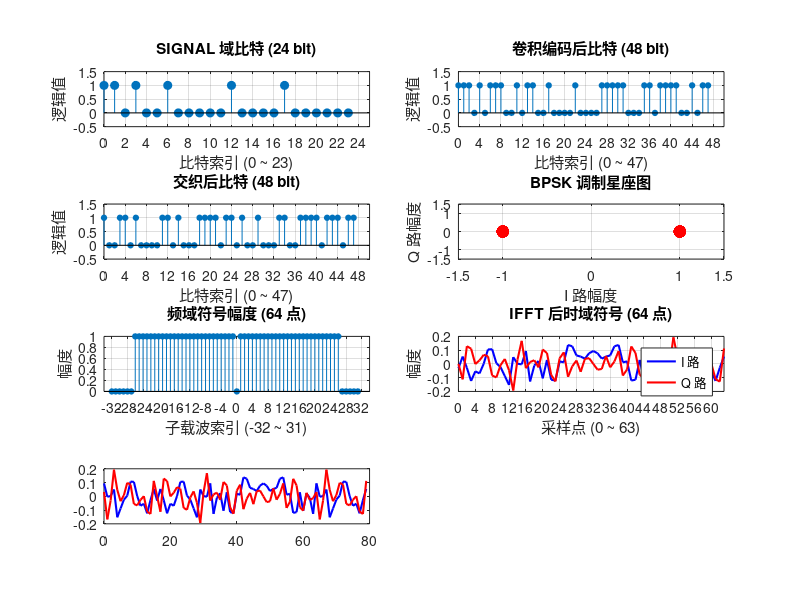

Here is the MATLAB script that generated this plot: (Note: this script raises an error after producing the figure.)
function varargout = tx_signal_field(sample_rate_hz, length_bytes, plot_enable)
%tx_signal_field  SIGNAL 字段，40 MHz 复基带（含 2 倍频域上采样）。
%
%   用法一（接口，供组帧调用）：
%     sig = tx_signal_field(40e6, 130)            生成并绘图，返回 40 MHz 波形
%     sig = tx_signal_field(40e6, 130, false)     只生成不绘图
%
%   用法二（独立运行，保留脚本式运行能力）：
%     tx_signal_field                             直接运行，等价于原 signal 脚本
%
%   输入：
%     sample_rate_hz - 采样率（Hz，默认 40e6）
%     length_bytes   - SIGNAL LENGTH 字段的 PSDU 字节数（默认 130）
%     plot_enable    - true 时按原 signal.m 的绘图输出（默认 true）
%   输出 signal_waveform：SIGNAL 字段复基带波形，1×N 行向量（160 samples / 4 us，40 MHz）。
%
%   实现依据 signal.m 的比特级流程：
%     24 bit = RATE(4, 6 Mbps=1101) + Reserved(1) + LENGTH(12, LSB first)
%              + Parity(1) + Tail(6)；
%     BPSK + 码率 1/2 卷积编码 + 交织 + 48 数据子载波 + 4 导频 [1 1 1 -1]；
%     不做加扰。
%   为使 SIGNAL 字段与 DATA 字段（tx_data）频谱对齐，本函数：
%     1) 使用自然频率顺序 mod(k,64)+1 映射子载波（而非 signal.m 的 k+33）；
%     2) 采用标准两级交织 output[i(k)] = input[k]；
%     3) 频域中间补零到 128 点 + 128 点 IFFT（×2）上采样到 40 MHz，CP 32 点。

% ---------------- 默认参数（保证可独立运行）----------------
if nargin < 1 || isempty(sample_rate_hz), sample_rate_hz = 40e6; end
if nargin < 2 || isempty(length_bytes),   length_bytes   = 130;  end
if nargin < 3 || isempty(plot_enable),    plot_enable    = true; end

% ---------------- 采样率契约 ----------------
base_rate = 20e6;
os = round(sample_rate_hz / base_rate);              % 40 MHz -> os = 2
assert(abs(sample_rate_hz - os * base_rate) < 1e-6, ...
    '采样率必须为 20 MHz 的整数倍（本设计为 40 MHz）。');

Nfft = 64;
Nup  = os * Nfft;                                    % 128 @ 40 MHz
Ncp  = os * 16;                                      % 循环前缀 32 点 @ 40 MHz

% ---------------- 1. SIGNAL 24 bit ----------------
rate_bits = [1 1 0 1];                               % 6 Mbps
length_bits = fliplr(double(dec2bin(length_bytes, 12) - '0'));   % LSB 先传
assert(numel(length_bits) == 12, 'LENGTH 必须能用 12 bit 表示（<=4095）。');

sig17 = [rate_bits, 0, length_bits];                 % 17 bit（RATE + R + LENGTH）
parity_bit = mod(sum(sig17), 2);                     % 偶校验
signal_bits = [sig17, parity_bit, zeros(1, 6)];      % 24 bit

% ---------------- 2. 卷积编码 R=1/2, K=7 ----------------
trellis = poly2trellis(7, [133 171]);
coded_bits = convenc(signal_bits, trellis);          % 48 bit

% ---------------- 3. 交织（标准两级置换，与 DATA 字段一致）----------------
N_CBPS = 48;
N_BPSC = 1;
k = 0:N_CBPS-1;
i_perm = (N_CBPS/16) * mod(k, 16) + floor(k/16);
s = max(N_BPSC/2, 1);
j_perm = s * floor(i_perm/s) + mod(i_perm + N_CBPS - floor(16*i_perm/N_CBPS), s);
interleaved_bits = zeros(1, N_CBPS);
interleaved_bits(j_perm + 1) = coded_bits(k + 1);    % output[j(i(k))] = input[k]

% ---------------- 4. BPSK 调制 ----------------
mod_symbols = 1 - 2 * interleaved_bits;    % BPSK: 0 -> +1, 1 -> -1（与 DATA 字段一致）

% ---------------- 5. 子载波映射（自然频率顺序，与 DATA 一致）----------------
data_sub_idx = [-26:-22, -20:-8, -6:-1, 1:6, 8:20, 22:26];   % 48 数据子载波
pilot_sub_idx = [-21, -7, 7, 21];                            % 4 导频
pilot_values = [1, 1, 1, -1];

freq_64 = zeros(1, Nfft);
freq_64(mod(data_sub_idx, Nfft) + 1) = mod_symbols;
freq_64(mod(pilot_sub_idx, Nfft) + 1) = pilot_values;

% ---------------- 20 MHz 基带过程（原 signal.m 的 64 点 IFFT + 16 点 CP）----------------
time_domain_20 = ifft(freq_64, Nfft);                 % 64 点 @ 20 MHz
cp_20 = 16;
time_domain_cp_20 = [time_domain_20(end-cp_20+1:end), time_domain_20];   % 80 点

% ---------------- 6. 频域 2 倍上采样：64 点 -> 128 点（20 MHz -> 40 MHz）----------------
% 正、负频率之间补 64 个零（理想带限插值），与 DATA 字段 tx_data 完全一致。
freq_128 = zeros(1, Nup);
freq_128(1:Nfft/2) = freq_64(1:Nfft/2);
freq_128(Nup - Nfft/2 + 1 : Nup) = freq_64(Nfft/2+1:end);

% ---------------- 7. 40 MHz IFFT 与循环前缀 ----------------
time_domain_40 = os * ifft(freq_128, Nup);            % 128 点 @ 40 MHz，×2 补偿 1/N 归一化
signal_waveform = [time_domain_40(end-Ncp+1:end), time_domain_40];       % 160 点
signal_waveform = signal_waveform(:).';

% ---------------- 自检 ----------------
expected_len = os * (Nfft + 16);                     % 160 @ 40 MHz
assert(numel(signal_bits) == 24, 'SIGNAL 域应为 24 bit');
assert(mod(sum(signal_bits), 2) == 0, 'SIGNAL 域偶校验不成立');
assert(numel(coded_bits) == 48, '卷积编码后应为 48 bit');
assert(numel(signal_waveform) == expected_len, ...
    sprintf('SIGNAL 长度应为 %d 点，实际 %d 点', expected_len, numel(signal_waveform)));

% ================= 原 signal.m 的绘图（保持不变）================
if plot_enable
    figure('Name', 'IEEE 802.11a SIGNAL 域生成过程', 'Position', [50 50 1500 950]);

    % (1) SIGNAL 域 24 bit
    subplot(4,2,1);
    stem(0:length(signal_bits)-1, signal_bits, 'filled', 'MarkerSize', 6);
    title('SIGNAL 域比特 (24 bit)');
    xlabel('比特索引 (0 ~ 23)'); ylabel('逻辑值');
    xticks(0:2:24); ylim([-0.5 1.5]); grid on;

    % (2) 卷积编码后 48 bit
    subplot(4,2,2);
    stem(0:length(coded_bits)-1, coded_bits, 'filled', 'MarkerSize', 4);
    title('卷积编码后比特 (48 bit)');
    xlabel('比特索引 (0 ~ 47)'); ylabel('逻辑值');
    xticks(0:4:48); ylim([-0.5 1.5]); grid on;

    % (3) 交织后 48 bit
    subplot(4,2,3);
    stem(0:length(interleaved_bits)-1, interleaved_bits, 'filled', 'MarkerSize', 4);
    title('交织后比特 (48 bit)');
    xlabel('比特索引 (0 ~ 47)'); ylabel('逻辑值');
    xticks(0:4:48); ylim([-0.5 1.5]); grid on;

    % (4) BPSK 星座图
    subplot(4,2,4);
    plot(real(mod_symbols), imag(mod_symbols), 'ro', 'MarkerSize', 8, 'MarkerFaceColor', 'r');
    title('BPSK 调制星座图');
    xlabel('I 路幅度'); ylabel('Q 路幅度');
    xticks([-1.5 -1 0 1 1.5]); yticks([-1.5 -1 0 1 1.5]);
    xlim([-1.5 1.5]); ylim([-1.5 1.5]); grid on;

    % (5) 频域符号幅度
    subplot(4,2,5);
    stem(-32:31, abs(fftshift(freq_64)), 'filled', 'MarkerSize', 4);
    title('频域符号幅度 (64 点)');
    xlabel('子载波索引 (-32 ~ 31)'); ylabel('幅度');
    xticks(-32:4:32); xlim([-34 34]); grid on;

    % (6) IFFT 后时域符号 (64 点)
    subplot(4,2,6);
    plot(0:Nfft-1, real(time_domain_20), 'b-', 'LineWidth', 1.5); hold on;
    plot(0:Nfft-1, imag(time_domain_20), 'r-', 'LineWidth', 1.5);
    title('IFFT 后时域符号 (64 点)');
    xlabel('采样点 (0 ~ 63)'); ylabel('幅度');
    xticks(0:4:64); xlim([0 63]); grid on;
    legend('I 路', 'Q 路');

    % (7) 添加 CP 后的时域符号 (80 点)
    subplot(4,2,7);
    plot(0:length(time_domain_cp_20)-1, real(time_domain_cp_20), 'b-', 'LineWidth', 1.5); hold on;
    plot(0:length(time_domain_cp_20)-1, imag(time_domain_cp_20), 'r-', 'LineWidth', 1.5);
    xline(cp_20 - 0.5, 'k--', 'LineWidth', 1.5);
    yl = ylim;
    text(cp_20/2 - 1, yl(2)*0.8, '循环前缀 (CP)', 'Color', 'm', 'FontSize', 11, 'FontWeight', 'bold', 'HorizontalAlignment', 'center');
    text(cp_20 + (Nfft/2) - 1, yl(2)*0.8, '原始 IFFT 符号 (64 点)', 'Color', 'k', 'FontSize', 11, 'HorizontalAlignment', 'center');
    patch([0 cp_20-1 cp_20-1 0], [yl(1) yl(1) yl(2) yl(2)], 'm', 'FaceAlpha', 0.1, 'EdgeColor', 'none');
    title('添加循环前缀后的时域符号 (80 点)');
    xlabel('采样点 (0 ~ 79)'); ylabel('幅度');
    xticks(0:4:80); xlim([0 79]); grid on;
    legend('I 路', 'Q 路', 'Location', 'southwest');

    % (8) CP 重复验证 (16 点)
    subplot(4,2,8);
    plot(0:cp_20-1, real(time_domain_20(end-cp_20+1:end)), 'bo-', 'LineWidth', 2, 'MarkerFaceColor', 'b'); hold on;
    plot(0:cp_20-1, real(time_domain_cp_20(1:cp_20)), 'rx--', 'LineWidth', 2);
    title('循环前缀验证 (16 点)');
    xlabel('采样点 (0 ~ 15)'); ylabel('幅度');
    xticks(0:1:15); xlim([-0.5 15.5]); grid on;
    legend('原符号最后 16 点', 'CP 中的 16 点', 'Location', 'best');

    sgtitle(sprintf('IEEE 802.11a SIGNAL 域生成过程 (LENGTH = %d, 6Mbps)', length_bytes));
end

% ---------------- 输出 ----------------
if nargout >= 1
    varargout{1} = signal_waveform;
end
end
